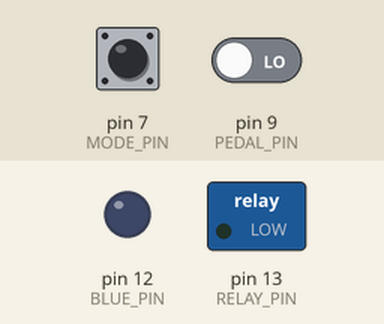
Recording of a program running on a simulated Arduino Nano, built with avr-gcc and run on an emulated ATmega328P. Parts: switched loads named in the program (green lamp = pin HIGH), output pins drawn as LEDs (lit = HIGH). Dashed ring = blinking. Inputs (shaded band) come from the test bench; at power-on: pin 7 (MODE_PIN) LOW, pin 9 (PEDAL_PIN) LOW.

Above: at 1.2 s.
1.3 s: pin 7 (MODE_PIN) pulled HIGH for 1 s
At 1.42 s:
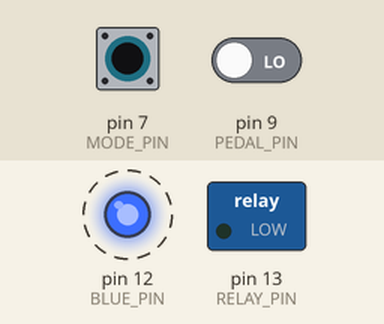
3.8 s: pin 9 (PEDAL_PIN) driven HIGH
At 5.0 s:
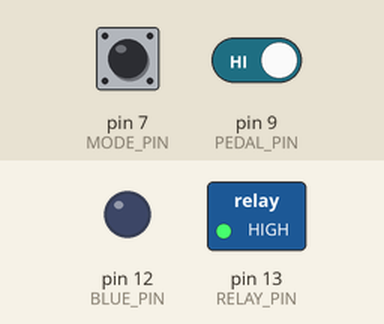
5.3 s: pin 9 (PEDAL_PIN) driven LOW
At 6.3 s:
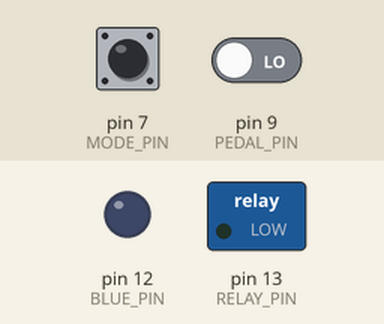
6.8 s: pin 7 (MODE_PIN) pulled HIGH for 3.2 s
At 6.92 s:
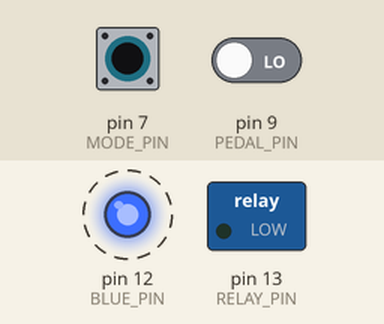
11.5 s: pin 7 (MODE_PIN) driven HIGH and pin 9 (PEDAL_PIN) driven HIGH
At 12.12 s:
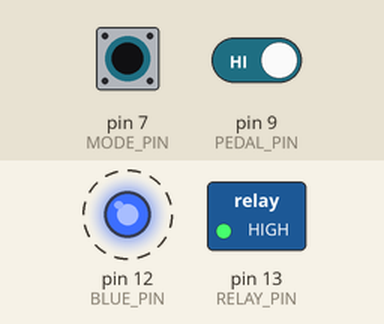
Timing chart, 0 to 15.5 s (numbered marks = the images above; inputs shaded):
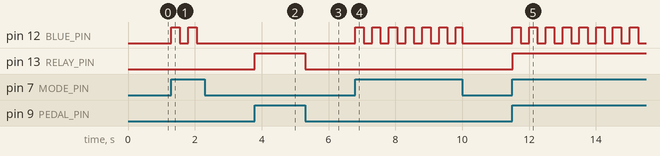

Measured:
- after the input at 1.3 s, pin 12 (BLUE_PIN): alternates HIGH for 0.25 s and LOW for 0.25 s, 4 changes in all, then stays LOW, starting at once
- after the input at 3.8 s, pin 13 (RELAY_PIN): LOW → HIGH at once
- after the input at 5.3 s, pin 13 (RELAY_PIN): HIGH → LOW at once
- after the input at 6.8 s, pin 12 (BLUE_PIN): alternates HIGH for 0.25 s and LOW for 0.25 s, 14 changes in all, then stays LOW, starting at once
- after the input at 11.5 s, pin 12 (BLUE_PIN): alternates HIGH for 0.25 s and LOW for 0.25 s, starting at once; pin 13 (RELAY_PIN): LOW → HIGH at once

The program:

main.cpp
```cpp
#include <Arduino.h>

#define PEDAL_PIN 9
#define RELAY_PIN 13
#define MODE_PIN 7
#define RED_PIN 4
#define BLUE_PIN 12
#define DEBOUNCE 20
#define BLINK 250

int ledState = LOW;
int modeLed = LOW;
int buttonState;
int lastButtonState = LOW;
int modeState = LOW;

unsigned long lastDebounceTime = 0;
unsigned long lastBlink = 0;

void setup() {

  pinMode(MODE_PIN, INPUT);
  pinMode(PEDAL_PIN, INPUT);
  pinMode(RELAY_PIN, OUTPUT);
  pinMode(BLUE_PIN, OUTPUT);

  digitalWrite(RELAY_PIN, ledState);
}

void loop() {


  int reading = digitalRead(PEDAL_PIN);

  modeState = digitalRead(MODE_PIN);

  if(modeState == HIGH){

    if (reading != lastButtonState) {
      lastDebounceTime = millis();
    }

    if ((millis() - lastDebounceTime) > DEBOUNCE) {
      if (reading != buttonState) {
        buttonState = reading;
        if (buttonState == HIGH) {
          ledState = !ledState;
        }
      }
    }

    if(millis() - lastBlink > BLINK){
      lastBlink = millis();
      modeLed = modeLed == HIGH ? LOW : HIGH;
    }

  } else  {
    modeLed = LOW;
    ledState = reading;
  }


  digitalWrite(RELAY_PIN, ledState);
  digitalWrite(RED_PIN, ledState);
  digitalWrite(BLUE_PIN, modeLed);

  lastButtonState = reading;
}
```
